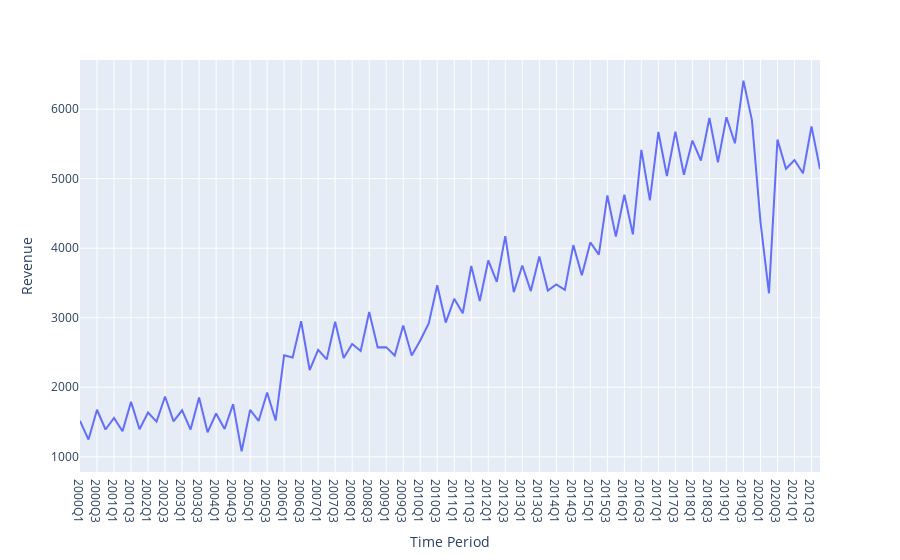

The cell this chart's notebook holds for it:
### Code cell
px.line(df,x="Time Period",y="Revenue")

### Figure 1 — Plotly figure (JSON) as saved in the notebook; plotly's stock layout.template omitted (floating-point values rounded to 4 significant figures)
{"data": [{"hovertemplate": "Time Period=%{x}<br>Revenue=%{y}<extra></extra>", "legendgroup": "", "line": {"color": "#636efa", "dash": "solid"}, "marker": {"symbol": "circle"}, "mode": "lines", "name": "", "orientation": "v", "showlegend": false, "type": "scatter", "x": ["2000Q1", "2000Q2", "2000Q3", "2000Q4", "2001Q1", "2001Q2", "2001Q3", "2001Q4", "2002Q1", "2002Q2", "2002Q3", "2002Q4", "2003Q1", "2003Q2", "2003Q3", "2003Q4", "2004Q1", "2004Q2", "2004Q3", "2004Q4", "2005Q1", "2005Q2", "2005Q3", "2005Q4", "2006Q1", "2006Q2", "2006Q3", "2006Q4", "2007Q1", "2007Q2", "2007Q3", "2007Q4", "2008Q1", "2008Q2", "2008Q3", "2008Q4", "2009Q1", "2009Q2", "2009Q3", "2009Q4", "2010Q1", "2010Q2", "2010Q3", "2010Q4", "2011Q1", "2011Q2", "2011Q3", "2011Q4", "2012Q1", "2012Q2", "2012Q3", "2012Q4", "2013Q1", "2013Q2", "2013Q3", "2013Q4", "2014Q1", "2014Q2", "2014Q3", "2014Q4", "2015Q1", "2015Q2", "2015Q3", "2015Q4", "2016Q1", "2016Q2", "2016Q3", "2016Q4", "2017Q1", "2017Q2", "2017Q3", "2017Q4", "2018Q1", "2018Q2", "2018Q3", "2018Q4", "2019Q1", "2019Q2", "2019Q3", "2019Q4", "2020Q1", "2020Q2", "2020Q3", "2020Q4", "2021Q1", "2021Q2", "2021Q3", "2021Q4"], "xaxis": "x", "y": [1517, 1248, 1677, 1393, 1558, 1368, 1790, 1396, 1638, 1507, 1868, 1510, 1669, 1392, 1853, 1353, 1623, 1401, 1758, 1078, 1674, 1516, 1924, 1522, 2459, 2428, 2949, 2248, 2538, 2400, 2941, 2420, 2621, 2521, 3083, 2574, 2577, 2457, 2888, 2458, 2674, 2917, 3468, 2931, 3273, 3064, 3744, 3241, 3824, 3517, 4173, 3369, 3751, 3383, 3879, 3391, 3480, 3400, 4044, 3610, 4083, 3907, 4758, 4167, 4769, 4199, 5413, 4687, 5671, 5038, 5677, 5056, 5548, 5261, 5873, 5234, 5883, 5509, 6410, 5838, 4381, 3352, 5561, 5142, 5268, 5077, 5752, 5137], "yaxis": "y"}], "layout": {"legend": {"tracegroupgap": 0}, "margin": {"t": 60}, "xaxis": {"anchor": "y", "domain": [0, 1], "title": {"text": "Time Period"}}, "yaxis": {"anchor": "x", "domain": [0, 1], "title": {"text": "Revenue"}}}}
